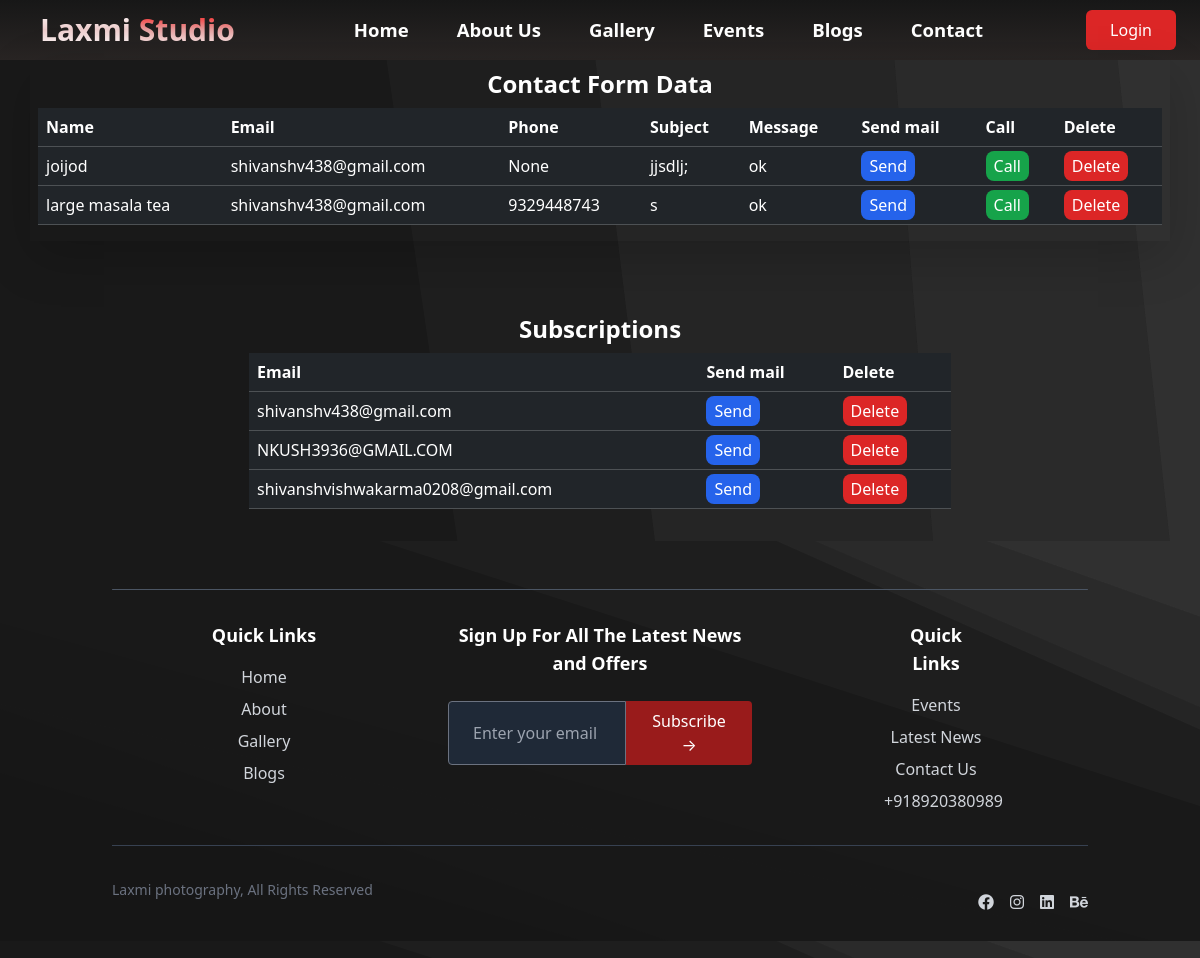
The app's page /adminProfile, older data.
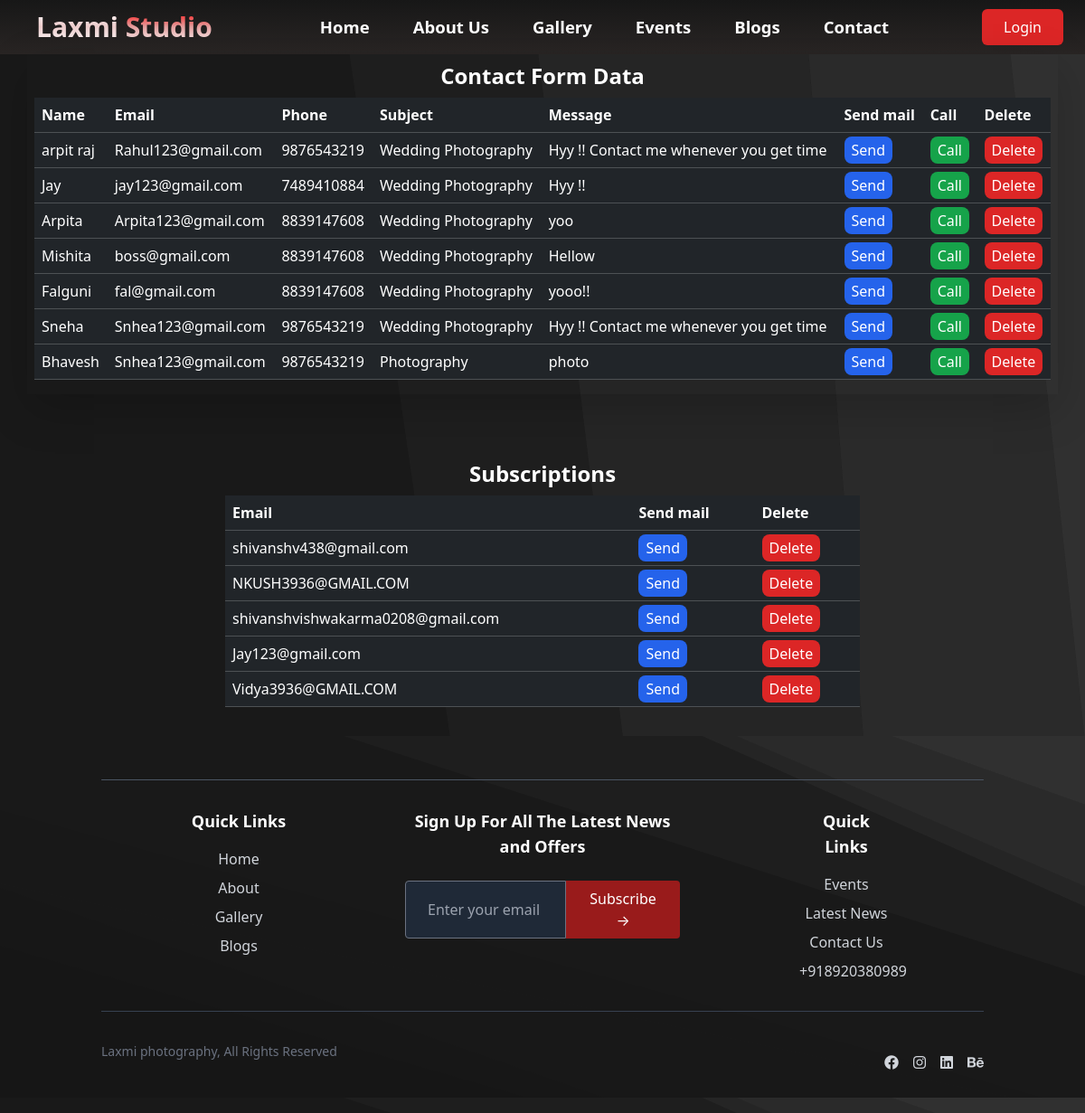
The same page, newer data.
### app/models.py (models this page shows, shortened)
class ContactForm(models.Model):
    name = models.CharField(max_length=300)
    email = models.EmailField()
    subject = models.CharField(max_length=300)
    phone = models.IntegerField(null=True)
    message = models.TextField(max_length=300)

class Subscription(models.Model):
    email = models.EmailField()
    created_at = models.DateTimeField(auto_now_add=True)

### app/views.py (the view)
# urls.py: path('adminProfile',v.AdminView,name='adminProfile'),
def AdminView(request):
    contact = ContactForm.objects.all()
    subs = Subscription.objects.all()
    return render(request,'admin.html',{'con':contact,'subs':subs})

### app/templates/admin.html (shortened to what this page needs)
<link href="https://cdn.jsdelivr.net/npm/bootstrap@5.3.3/dist/css/bootstrap.min.css" rel="stylesheet">
{% extends "NavbarandFooter.html" %}
{% block content %}
<div class="about flex gap-12 justify-center w-[100%] flex-wrap">
    <div class="shadow-lg md:w-[95%] w-[500px]  overflow-auto table1 px-2">
        <h1 class="text-white text-2xl py-2 text-center font-bold"> Contact Form Data</h1>
        <table class="table table-dark table-hover">
            <thead>
                <tr>
                    <th scope="col">Name</th>
                    <th scope="col">Email</th>
                    <th scope="col">Phone</th>
                    <th scope="col">Subject</th>
                    <th scope="col">Message</th>
                    <th scope="col">Send mail</th>
                    <th scope="col">Call</th>
                    <th scope="col">Delete</th>
                </tr>
            </thead>
            <tbody>
                {% for i in con %}
                <tr>
                    <td>{{i.name}}</td>
                    <td>{{i.email}}</td>
                    <td>{{i.phone}}</td>
                    <td>{{i.subject}}</td>
                    <td>{{i.message}}</td>
                    <td><a href="mailto:{{ i.email }}" class="bg-blue-600 px-2 py-1 rounded-lg">Send</a></td>
                    <td><a href="tel:{{ i.phone }}"  class="bg-green-600 px-2 py-1 rounded-lg">Call</a>
                    </td>
                    <td><a href="{% url 'contactForm' i.id %}" class="bg-red-600 px-2 py-1 rounded-lg">Delete</a></td>
                </tr>
                {% endfor %}
            </tbody>
        </table>
    </div>
    <div class=" w-[750px] overflow-auto px-4 py-3">
        <h1 class="text-white text-2xl py-2 text-center font-bold">Subscriptions</h1>
        <table class="table table-dark table-hover rounded">
            <thead>
                <tr>
                    <th scope="col">Email</th>
                    <th scope="col" >Send mail</th>
                    <th scope="col">Delete</th>
                </tr>
            </thead>
            <tbody>
                {% for i in subs %}
                <tr>
                    <td>{{ i.email }}</td>
                    <td><a href="mailto:{{ i.email }}" class="bg-blue-600 px-2 py-1 rounded-lg">Send</a></td>
                    <td><a href="{% url 'subs' i.id %}" class="bg-red-600 px-2 py-1 rounded-lg">Delete</a></td>
                </tr>
                {% endfor %}
            </tbody>
        </table>
    </div>
</div>
{% endblock content %}

### app/templates/NavbarandFooter.html (shortened to what this page needs)
{% load static tailwind_tags %}
<!DOCTYPE html>
<html lang="en">
<head>
    {% tailwind_css %}
    <script src="https://cdn.tailwindcss.com"></script>
    <link rel="stylesheet" href="https://cdnjs.cloudflare.com/ajax/libs/font-awesome/6.0.0-beta3/css/all.min.css">
</head>
<body>
<div id="main-content" style="display: none;">
    <div class="nav w-full h-[60px] shadow-lg flex justify-between items-center px-4 bg-gradient-to-t from-stone-800 to-neutral-900 text-white">
        <div class="logo text-3xl px-3 font-bold"><span id="laxmi">Laxmi</span> <span id="studio">Studio</span></div>
        <ul id="menu" class="hidden md:flex  gap-12 text-[1.16em] items-center">
            <li><a href="{% url 'home' %}" class="hover:text-red-400 font-semibold">Home</a></li>
            <li><a href="{% url 'about' %}" class="hover:text-red-400 font-semibold">About Us</a></li>
            <li><a href="{% url 'gallery' %}" class="hover:text-red-400 font-semibold">Gallery</a></li>
            <li><a href="{% url 'event' %}" class="hover:text-red-400 font-semibold">Events</a></li>
            <li><a href="{% url 'blog' %}" class="hover:text-red-400 font-semibold">Blogs</a></li>
            <li><a href="{% url 'contact' %}" class="hover:text-red-400 font-semibold">Contact</a></li>
        </ul>
        <div class="hidden md:block">
          {% if user.is_authenticated %}
              <a href="{% url 'logout' %}">
                  <button class="px-4 py-2 bg-red-600 hover:bg-red-700 rounded text-white">Logout</button>
              </a>
          {% else %}
              <a href="{% url 'login' %}">
                  <button class="px-4 py-2 bg-red-600 hover:bg-red-700 rounded text-white">Login</button>
              </a>
          {% endif %}
      </div>
    </div>
{% block content %}
{% endblock content %}
<footer class="footer text-gray-300 py-12 relative">
    <div class="container mx-auto px-6">
      <div class="flex justify-center mb-8 relative">
        <div class="absolute inset-0 rounded-full border-t border-gray-600"></div>
      </div>
      <div class="grid grid-cols-1 md:grid-cols-3 text-center md:text-left gap-8">
        <div class="space-y-4 mx-auto">
          <h3 class="text-lg font-semibold text-white">Quick Links</h3>
          <ul class="space-y-2">
            <li><a href="{% url 'home' %}" class="hover:text-gray-400">Home</a></li>
            <li><a href="{% url 'about' %}" class="hover:text-gray-400">About</a></li>
            <li><a href="{% url 'gallery' %}" class="hover:text-gray-400">Gallery</a></li>
            <li><a href="{% url 'blog' %}" class="hover:text-gray-400">Blogs</a></li>
          </ul>
        </div>
        <div>
          <form action="" method="post">
          <h3 class="text-lg font-semibold text-white mb-4">Sign Up For All The Latest News and Offers</h3>
          <div class="flex justify-center">
            <input type="email" placeholder="Enter your email" name="email"
              class="w-2/3 py-1 px-4 rounded-l bg-gray-800 text-white focus:outline-none">
            <button class="bg-red-800 text-white px-4 py-2 rounded-r hover:bg-red-600">
              Subscribe &rarr;
            </button>
          </div>
        </form>
        </div>
        <div class="space-y-4 mx-[100px]">
          <h3 class="text-lg font-semibold text-white">Quick Links</h3>
          <ul class="space-y-2">
            <li><a href="{% url 'event' %}" class="hover:text-gray-400">Events</a></li>
            <li><a href="{% url 'blog' %}" class="hover:text-gray-400">Latest News</a></li>
            <li><a href="{% url 'contact' %}" class="hover:text-gray-400">Contact Us</a></li>
            <li><a href="#products" class="hover:text-gray-400">+918920380989</a></li>
          </ul>
        </div>
      </div>
      <div class="flex flex-col md:flex-row justify-between items-center mt-8 border-t border-gray-700 pt-4">
        <p class="text-sm text-gray-500">Laxmi  photography, All Rights Reserved</p>
        <div class="flex space-x-4 mt-4 md:mt-0">
          <a href="#" class="hover:text-teal-400"><i class="fab fa-facebook"></i></a>
          <a href="#" class="hover:text-teal-400"><i class="fab fa-instagram"></i></a>
          <a href="#" class="hover:text-teal-400"><i class="fab fa-linkedin"></i></a>
          <a href="#" class="hover:text-teal-400"><i class="fab fa-behance"></i></a>
        </div>
      </div>
    </div>
  </footer>
</div>
</body>
</html>

### app/templates/NavbarandFooter.html (style rules this page uses)
* { margin: 0;padding: 0; }
#studio { background-image: linear-gradient( rgb(255, 0, 0),rgb(228, 157, 157), #ffffff); -webkit-background-clip: text; -webkit-text-fill-color: transparent; background-clip: text; color: transparent; }
#laxmi { background-image: linear-gradient( rgb(255, 255, 255),rgb(237, 204, 204), #ffffff); -webkit-background-clip: text; -webkit-text-fill-color: transparent; background-clip: text; color: transparent; }

### app/templates/admin.html (style rules this page uses)
table { border: none; border-radius: 20px; }

Row changes from the older to the newer data that the page shows:
removed ContactForm: name "joijod", email "shivanshv438@gmail.com", phone "None", subject "jjsdlj;", message "ok"
removed ContactForm: name "large masala tea", email "shivanshv438@gmail.com", phone "9329448743", subject "s", message "ok"
added ContactForm: name "arpit raj", email "Rahul123@gmail.com", phone "9876543219", subject "Wedding Photography", message "Hyy !! Contact me whenever you get time"
added ContactForm: name "Jay", email "jay123@gmail.com", phone "7489410884", subject "Wedding Photography", message "Hyy !!"
added ContactForm: name "Arpita", email "Arpita123@gmail.com", phone "8839147608", subject "Wedding Photography", message "yoo"
added ContactForm: name "Mishita", email "boss@gmail.com", phone "8839147608", subject "Wedding Photography", message "Hellow"
added ContactForm: name "Falguni", email "fal@gmail.com", phone "8839147608", subject "Wedding Photography", message "yooo!!"
added ContactForm: name "Sneha", email "Snhea123@gmail.com", phone "9876543219", subject "Wedding Photography", message "Hyy !! Contact me whenever you get time"
added ContactForm: name "Bhavesh", email "Snhea123@gmail.com", phone "9876543219", subject "Photography", message "photo"
added Subscription: email "Jay123@gmail.com"
added Subscription: email "Vidya3936@GMAIL.COM"
